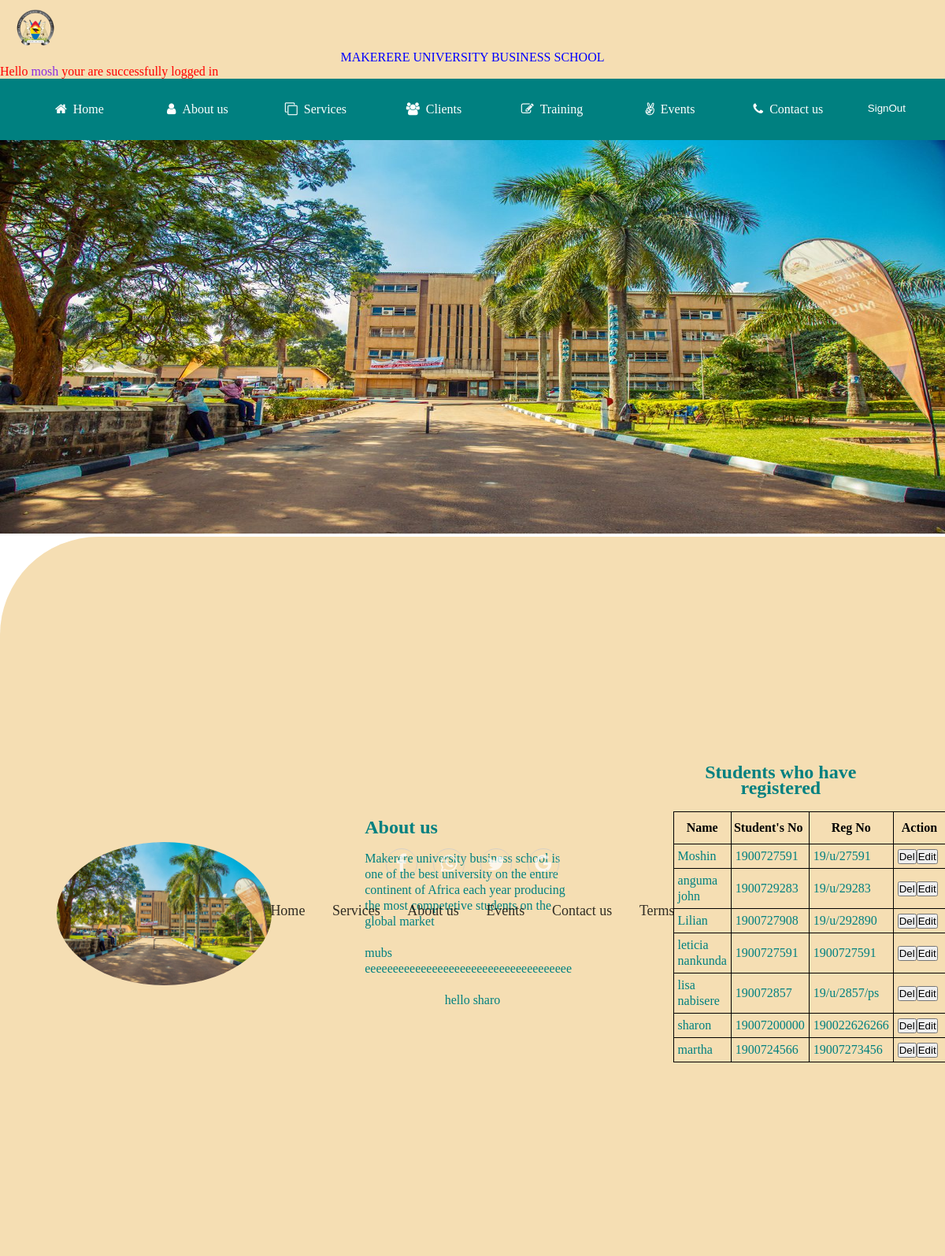
/xmasapp/homepage/ (signed in), run on the app's committed database.
### xmasapp/models.py (models this page shows)
class Student(models.Model):
    Name=models.CharField(max_length=30)
    Students_no=models.TextField(default=1900727591)
    Reg_no=models.CharField(max_length=30)
    Paragraphs=models.TextField(max_length=500,null=True,blank=True)

### xmasapp/views.py (the view)
# urls.py: path('homepage/',views.homepage,name='homepage'),
def homepage(request):
    students=Student.objects.all()
    return render(request,'homepage.html',{'students':students})

### xmasapp/templates/homepage.html (shortened to what this page needs)
<!DOCTYPE html>
<html lang="en">
<head>
    {% load static%}
    <link rel="stylesheet" href="{% static 'css/style.css' %}">
   <link rel="stylesheet" href="{% static 'css/font-awesome/css/font-awesome.min.css' %}">
</head>
<body>
    <div class="header" style="background: wheat;">
    {% if user.is_authenticated %}
    <img src="{% static 'images/mubs-logo.png'%}" style="height: 100%; width: 50px; margin-left: 20px; margin-top: 10px;"  alt="">
    <p style="color: blue; text-align: center;" >MAKERERE UNIVERSITY BUSINESS SCHOOL</p>
    <p> <span style="color: red">Hello </span> <span style="color: blueviolet;">mosh </span> <span style="color: red;">your are successfully logged in</span> </p>
    <button type="submit" style="float: right; margin-top: 30px; margin-right: 50px; border: none;"><a href="{% url 'signout'%}" style="text-decoration: none; background:teal; color: white;">SignOut</a></button>
</div>
<div class="menu-bar">
    <ul>
        <li class="active"><a href="#"><i class="fa fa-home" aria-hidden="true"></i>Home</a>
        </li>
        <li><a href="#"><i class="fa fa-user" aria-hidden="true"></i>About us</a>
        </li>
        <li><a href="#"><i class="fa fa-clone" aria-hidden="true"></i>Services</a>
        </li>
        <li><a href="#"><i class="fa fa-users" aria-hidden="true"></i>Clients</a></li>
        <li><a href="#"><i class="fa fa-edit" aria-hidden="true"></i>Training</a></li>
        <li><a href="#"><i class="fa fa-angellist" aria-hidden="true"></i>Events</a></li>
        <li><a href="#"><i class="fa fa-phone" aria-hidden="true"></i>Contact us</a></li>
    </ul>
</div>
<div class="main">
    <img src="{% static 'images/Main.jpeg'%}" alt="">
</div>
<div class="sub-main">
    <div class="sub-main1">
        <div class="col-1">
            <div class="move-ryt">
                <img style="width: 100%;border-radius: 50%;" src="{% static 'images/Main.jpeg'%}" alt="" />
              </div>
        </div>
        <div class="col-2">
            <h2>About us</h2>
            {% for student in students %}
            <p style="margin-top: 20px;">{{ student.Paragraphs}}</p>
            {%endfor%}
        </div>
        <div class="col-3">
            <h2 style="text-align: center;">Students who have registered</h2><br>
            <table style="width: 100%; border: 1px solid black; border-collapse: collapse;">
                    <tr>
                        <th style=" color: black; border: 1px solid black; padding: 10px; border-collapse: collapse;">
                            Name
                        </th>
                        <th style="color: black; border: 1px solid black;padding: 1px; padding-right: 5px; border-collapse: collapse;">
                            Student's No
                        </th>
                        <th style="border: 1px solid black; padding: 10px; border-collapse: collapse; color: black;">
                            Reg No
                            </th>
                            <th style=" color: black; border: 1px solid black; padding: 10px; border-collapse: collapse;">
                              Action</th>
                    </tr>
                    {%for student in students %}
                    <tr>
                        <td style="border: 1px solid black; padding: 5px; border-collapse: collapse;">
                            {{student.Name}}
                        </td>
                        <td style="border: 1px solid black; padding: 5px; border-collapse: collapse;">
                            {{student.Students_no}}
                        </td>
                        <td style="border: 1px solid black; padding: 5px; border-collapse: collapse;">
                            {{student.Reg_no}}
                        </td>
                        <td style="border: 1px solid black; padding: 5px; border-collapse: collapse;"><button >Del</button><button>Edit</button></td>
                    </tr>
                    {%endfor%}
            </table>
        </div>
    </div>
</div>
<br><br><br><br><br><br><br>
    <footer class="footer">
    <div class="social">
        <a href="#"><i class="fa fa-facebook" aria-hidden="true"></i></a>
        <a href="#"><i class="fa fa-whatsapp" aria-hidden="true"></i></a>
        <a href="#"><i class="fa fa-twitter" aria-hidden="true"></i></a>
        <a href="#"><i class="fa fa-google" aria-hidden="true"></i></a>
    </div>
    <ul class="list">
        <li><a href="#">Home</a></li>
        <li><a href="#">Services</a></li>
        <li><a href="#">About us</a></li>
        <li><a href="#">Events</a></li>
        <li><a href="#">Contact  us</a></li>
        <li><a href="#">Terms</a></li>
    </ul>
    <p class="copyright">
    </p>
</footer>
   {% endif %}
</body>
</html>

### xmasapp/static/css/style.css (style rules this page uses)
* { padding: 0; margin: 0; box-sizing: border-box; }
body { font-family: 'Times New Roman'; }
.main img { width: 100%; height: 500px; }
.menu-bar { background: teal; text-align: center; }
.menu-bar ul { display: inline-flex; list-style: none; color: #fff; }
.menu-bar ul li { width: 120px; margin: 15px; padding: 15px; }
.menu-bar ul li a { text-decoration: none; color: #fff; }
.menu-bar .fa { margin-right: 8px; }
.sub-main { background-color:lightslategray; display: flex; flex-direction: right; width: 100%; }
.col-1,.col-2,.col-3,.col-4 { max-width: 25%; margin: auto; display: flex; flex-wrap: wrap; padding: 10px; align-items: flex-start; justify-content: space-between; }
.sub-main1 { width: 100%; height: 60%; position: absolute; background-color:wheat; color: teal; padding: 100px 0 30px; border-top-left-radius:125px ; padding: 13px; line-height: 20px; display: flex; flex-direction: right; }
.footer { padding-top: 30px; margin-top: 20%; margin-bottom:0; background-color: teal; }
.footer .social { text-align: center; padding-bottom: 25px; color: white; }
.footer .social a { font-size: 25px; color: inherit; border: 1px solid #ccc; width: 40px; height: 40px; line-height: 38px; display: inline-block; text-align: center; border-radius: 50%; margin: 0 8px; opacity: 0.75; }
.footer ul { margin-top: 0; padding: 0; list-style: none; font-size: 18px; line-height: 1.6; margin-bottom: 0; text-align: center; }
.footer ul li a { color: inherit; text-decoration: none; opacity: 0.8; }
.footer ul li { display: inline-block; padding: 0 15px; }
.footer .copyright { margin-top: 15px; font-size: 13px; text-align: center; color: #aaa; }
.move-ryt img { display: block; margin: auto; width: 90%; border-radius: 50%; }

### data on the page
Student: Paragraphs "Makerere university business school is one of the best university on the entire continent of Africa each year producing the most competetive students on the global market", Name "Lilian", Students_no "1900727908", Reg_no "19/u/292890"
Student: Paragraphs "mubs eeeeeeeeeeeeeeeeeeeeeeeeeeeeeeeeeeeee", Name "leticia nankunda", Students_no "1900727591", Reg_no "1900727591"
Student: Paragraphs "hello sharo", Name "sharon", Students_no "19007200000", Reg_no "190022626266"
Student: Name "Moshin", Students_no "1900727591", Reg_no "19/u/27591"
Student: Name "anguma john", Students_no "1900729283", Reg_no "19/u/29283"
Student: Name "lisa nabisere", Students_no "190072857", Reg_no "19/u/2857/ps"
Student: Name "martha", Students_no "1900724566", Reg_no "19007273456"
